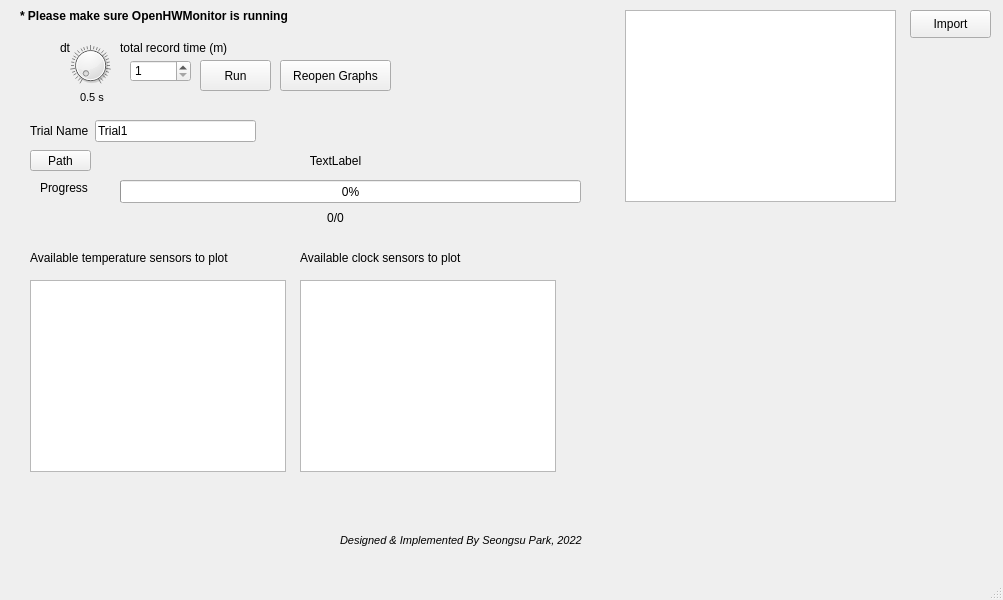
<?xml version="1.0" encoding="UTF-8"?>
<ui version="4.0">
 <class>MainWindow</class>
 <widget class="QMainWindow" name="MainWindow">
  <property name="geometry">
   <rect>
    <x>0</x>
    <y>0</y>
    <width>1003</width>
    <height>600</height>
   </rect>
  </property>
  <property name="minimumSize">
   <size>
    <width>1003</width>
    <height>600</height>
   </size>
  </property>
  <property name="maximumSize">
   <size>
    <width>1003</width>
    <height>600</height>
   </size>
  </property>
  <property name="windowTitle">
   <string>H&amp;C CPU cooling test helper</string>
  </property>
  <widget class="QWidget" name="centralwidget">
   <widget class="QLabel" name="label">
    <property name="geometry">
     <rect>
      <x>20</x>
      <y>0</y>
      <width>451</width>
      <height>31</height>
     </rect>
    </property>
    <property name="font">
     <font>
      <weight>75</weight>
      <bold>true</bold>
     </font>
    </property>
    <property name="text">
     <string>* Please make sure OpenHWMonitor is running</string>
    </property>
   </widget>
   <widget class="QPushButton" name="runButton">
    <property name="geometry">
     <rect>
      <x>200</x>
      <y>60</y>
      <width>71</width>
      <height>31</height>
     </rect>
    </property>
    <property name="text">
     <string>Run</string>
    </property>
   </widget>
   <widget class="QDial" name="dt_dial">
    <property name="geometry">
     <rect>
      <x>70</x>
      <y>40</y>
      <width>41</width>
      <height>51</height>
     </rect>
    </property>
    <property name="minimum">
     <number>1</number>
    </property>
    <property name="maximum">
     <number>120</number>
    </property>
    <property name="notchesVisible">
     <bool>true</bool>
    </property>
   </widget>
   <widget class="QProgressBar" name="progressBar">
    <property name="geometry">
     <rect>
      <x>120</x>
      <y>180</y>
      <width>461</width>
      <height>23</height>
     </rect>
    </property>
    <property name="value">
     <number>0</number>
    </property>
   </widget>
   <widget class="QSpinBox" name="totalTimeBox">
    <property name="geometry">
     <rect>
      <x>130</x>
      <y>60</y>
      <width>61</width>
      <height>22</height>
     </rect>
    </property>
    <property name="minimum">
     <number>1</number>
    </property>
    <property name="maximum">
     <number>120</number>
    </property>
   </widget>
   <widget class="QTableWidget" name="tableWidget">
    <property name="geometry">
     <rect>
      <x>625</x>
      <y>10</y>
      <width>271</width>
      <height>192</height>
     </rect>
    </property>
   </widget>
   <widget class="QLabel" name="label_3">
    <property name="geometry">
     <rect>
      <x>60</x>
      <y>40</y>
      <width>64</width>
      <height>15</height>
     </rect>
    </property>
    <property name="text">
     <string>dt</string>
    </property>
   </widget>
   <widget class="QLabel" name="label_4">
    <property name="geometry">
     <rect>
      <x>120</x>
      <y>40</y>
      <width>221</width>
      <height>16</height>
     </rect>
    </property>
    <property name="text">
     <string>total record time (m)</string>
    </property>
   </widget>
   <widget class="QPushButton" name="pushButton_2">
    <property name="geometry">
     <rect>
      <x>910</x>
      <y>10</y>
      <width>81</width>
      <height>28</height>
     </rect>
    </property>
    <property name="text">
     <string>Import</string>
    </property>
   </widget>
   <widget class="QLabel" name="label_5">
    <property name="geometry">
     <rect>
      <x>40</x>
      <y>180</y>
      <width>64</width>
      <height>15</height>
     </rect>
    </property>
    <property name="text">
     <string>Progress</string>
    </property>
   </widget>
   <widget class="QPushButton" name="reloadButton">
    <property name="geometry">
     <rect>
      <x>280</x>
      <y>60</y>
      <width>111</width>
      <height>31</height>
     </rect>
    </property>
    <property name="text">
     <string>Reopen Graphs</string>
    </property>
   </widget>
   <widget class="QLabel" name="progressLabel">
    <property name="geometry">
     <rect>
      <x>190</x>
      <y>210</y>
      <width>291</width>
      <height>16</height>
     </rect>
    </property>
    <property name="text">
     <string>0/0</string>
    </property>
    <property name="alignment">
     <set>Qt::AlignCenter</set>
    </property>
   </widget>
   <widget class="QLabel" name="dt_label">
    <property name="geometry">
     <rect>
      <x>80</x>
      <y>90</y>
      <width>64</width>
      <height>15</height>
     </rect>
    </property>
    <property name="font">
     <font>
      <pointsize>8</pointsize>
     </font>
    </property>
    <property name="text">
     <string>0.5 s</string>
    </property>
   </widget>
   <widget class="QPushButton" name="pathButton">
    <property name="geometry">
     <rect>
      <x>30</x>
      <y>150</y>
      <width>61</width>
      <height>21</height>
     </rect>
    </property>
    <property name="text">
     <string>Path</string>
    </property>
   </widget>
   <widget class="QListWidget" name="temperatureSensorList">
    <property name="geometry">
     <rect>
      <x>30</x>
      <y>280</y>
      <width>256</width>
      <height>192</height>
     </rect>
    </property>
   </widget>
   <widget class="QListWidget" name="clockSensorList">
    <property name="geometry">
     <rect>
      <x>300</x>
      <y>280</y>
      <width>256</width>
      <height>192</height>
     </rect>
    </property>
   </widget>
   <widget class="QLabel" name="label_6">
    <property name="geometry">
     <rect>
      <x>30</x>
      <y>250</y>
      <width>261</width>
      <height>16</height>
     </rect>
    </property>
    <property name="text">
     <string>Available temperature sensors to plot</string>
    </property>
   </widget>
   <widget class="QLabel" name="label_7">
    <property name="geometry">
     <rect>
      <x>300</x>
      <y>250</y>
      <width>261</width>
      <height>16</height>
     </rect>
    </property>
    <property name="text">
     <string>Available clock sensors to plot</string>
    </property>
   </widget>
   <widget class="QLabel" name="label_8">
    <property name="geometry">
     <rect>
      <x>340</x>
      <y>530</y>
      <width>301</width>
      <height>20</height>
     </rect>
    </property>
    <property name="font">
     <font>
      <pointsize>8</pointsize>
      <italic>true</italic>
     </font>
    </property>
    <property name="text">
     <string>Designed &amp; Implemented By Seongsu Park, 2022</string>
    </property>
   </widget>
   <widget class="QWidget" name="">
    <property name="geometry">
     <rect>
      <x>30</x>
      <y>120</y>
      <width>226</width>
      <height>22</height>
     </rect>
    </property>
    <layout class="QHBoxLayout" name="horizontalLayout">
     <item>
      <widget class="QLabel" name="label_2">
       <property name="text">
        <string>Trial Name</string>
       </property>
      </widget>
     </item>
     <item>
      <widget class="QLineEdit" name="trialNameBox">
       <property name="text">
        <string>Trial1</string>
       </property>
      </widget>
     </item>
    </layout>
   </widget>
   <widget class="QLabel" name="pathLabel">
    <property name="geometry">
     <rect>
      <x>100</x>
      <y>150</y>
      <width>471</width>
      <height>21</height>
     </rect>
    </property>
    <property name="autoFillBackground">
     <bool>true</bool>
    </property>
    <property name="text">
     <string>TextLabel</string>
    </property>
    <property name="alignment">
     <set>Qt::AlignCenter</set>
    </property>
   </widget>
  </widget>
  <widget class="QMenuBar" name="menubar">
   <property name="geometry">
    <rect>
     <x>0</x>
     <y>0</y>
     <width>1003</width>
     <height>21</height>
    </rect>
   </property>
  </widget>
  <widget class="QStatusBar" name="statusbar"/>
 </widget>
 <resources/>
 <connections/>
</ui>
